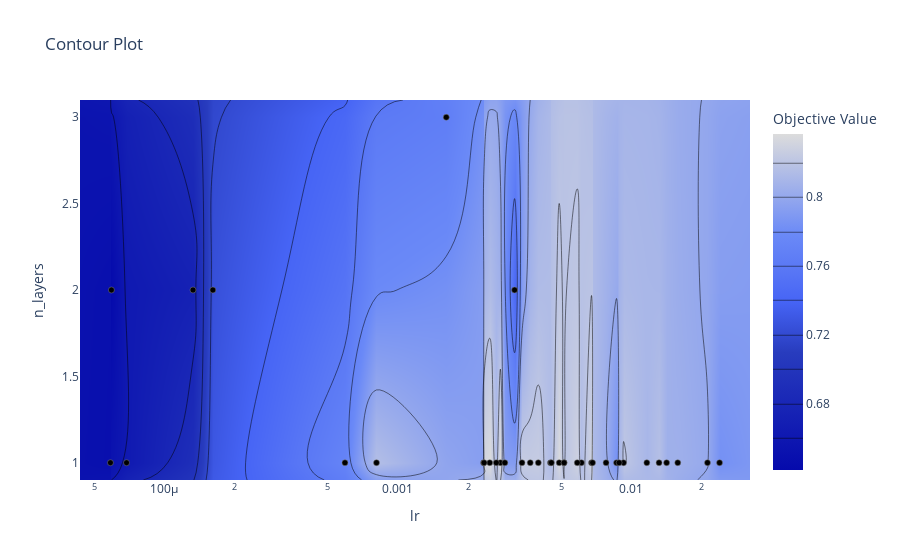

Write notebook code for a chart like this one.
### Code cell
optuna.visualization.plot_contour(study, params=['n_layers', 'lr'])

### Figure 1 — Plotly figure (JSON) as saved in the notebook; plotly's stock layout.template omitted (floating-point values rounded to 4 significant figures; data arrays with more than 128 entries replaced by an {"elided": "..."} marker saying what was removed)
{"data": [{"colorbar": {"title": {"text": "Objective Value"}}, "colorscale": [[0, "rgb(5,10,172)"], [0.35, "rgb(40,60,190)"], [0.5, "rgb(70,100,245)"], [0.6, "rgb(90,120,245)"], [0.7, "rgb(106,137,247)"], [1, "rgb(220,220,220)"]], "connectgaps": true, "contours": {"coloring": "heatmap"}, "hoverinfo": "none", "line": {"smoothing": 1.3}, "reversescale": false, "x": [4.352e-05, 5.876e-05, 5.934e-05, 6.886e-05, 0.0001326, 0.0001613, 0.0005933, 0.0008095, 0.001611, 0.002327, 0.002338, 0.002473, 0.002637, 0.002746, 0.002871, 0.003159, 0.003398, 0.003685, 0.003991, 0.004498, 0.004539, 0.004903, 0.005145, 0.005147, 0.00586, 0.006104, 0.006743, 0.006814, 0.007782, 0.00863, 0.008854, 0.009251, 0.01164, 0.01312, 0.01414, 0.01578, 0.02116, 0.02383, 0.03217], "y": [0.9, 1, 2, 3, 3.1], "z": {"elided": "5x39 float values"}, "type": "contour"}, {"marker": {"color": "black", "line": {"color": "Grey", "width": 0.5}}, "mode": "markers", "showlegend": false, "x": [5.934e-05, 0.0001613, 6.886e-05, 5.876e-05, 0.0001326, 0.001611, 0.003159, 0.00863, 0.006743, 0.009251, 0.0005933, 0.007782, 0.006104, 0.0008095, 0.02116, 0.00586, 0.002746, 0.002473, 0.002327, 0.002871, 0.01578, 0.02383, 0.002338, 0.01312, 0.01414, 0.004903, 0.005147, 0.003685, 0.004498, 0.003398, 0.006814, 0.008854, 0.004539, 0.005145, 0.01164, 0.003991, 0.002637], "y": [2, 2, 1, 1, 2, 3, 2, 1, 1, 1, 1, 1, 1, 1, 1, 1, 1, 1, 1, 1, 1, 1, 1, 1, 1, 1, 1, 1, 1, 1, 1, 1, 1, 1, 1, 1, 1], "type": "scatter"}], "layout": {"title": {"text": "Contour Plot"}, "xaxis": {"title": {"text": "lr"}, "range": [-4.361, -1.493], "type": "log"}, "yaxis": {"title": {"text": "n_layers"}, "range": [0.9, 3.1]}}}
